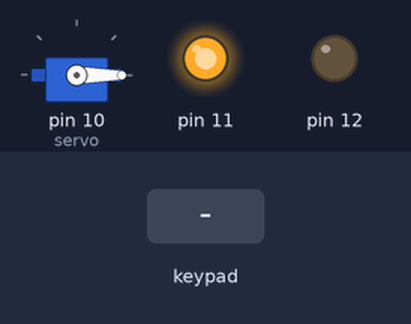
A sketch run on a simulated Arduino Uno, built with avr-gcc and run on an emulated ATmega328P. On the bench: servo, output pins drawn as LEDs (lit = HIGH). Inputs (shaded band) come from the test bench.

Above: at 1.2 s.
1.3 s: keypad keys 1 1 7 * pressed 0.4 s apart
At 3.2 s:
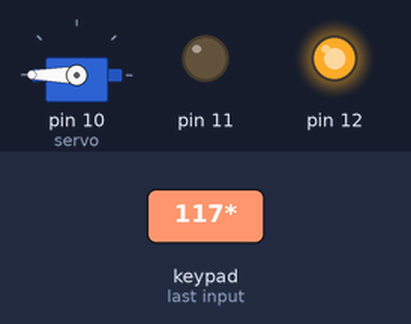
4.4 s: key '*' pressed
At 4.7 s:
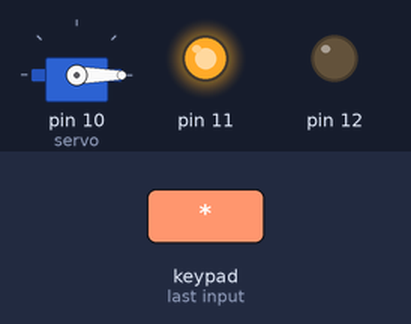
Timing chart, 0 to 7.4 s (numbered marks = the images above; inputs shaded):
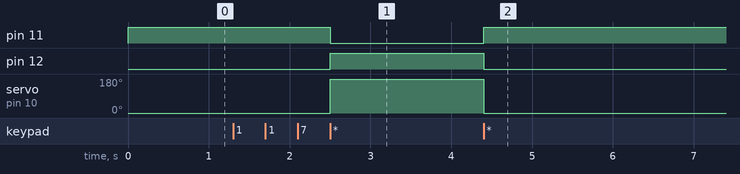

Measured:
- after the input at 1.3 s, pin 11: HIGH → LOW after 1.2 s; pin 12: LOW → HIGH after 1.2 s; servo on pin 10 (servo): 0° → 180° after 1.2 s
- after the input at 4.4 s, pin 11: LOW → HIGH at once; pin 12: HIGH → LOW at once; servo on pin 10 (servo): 180° → 0° at once

The sketch:

code.ino
```cpp
//Smart-Servo-Password-Lock
//AJAY DEV.K.H(EC25I2017)
#include <Keypad.h>
#include <Servo.h>

Servo servo;
const byte rows=4;
const byte columns=4;

char Key[rows][columns] = {
  {'1','2','3','A'},
  {'4','5','6','B'},
  {'7','8','9','C'},
  {'*','0','#','D'}
};

byte rowPins[rows] = {9, 8, 7, 6};
byte colPins[columns] = {5, 4, 3, 2};

Keypad keypad=Keypad(makeKeymap(Key),rowPins,colPins,rows,columns);

String password="117";
String input="";

void setup()
{
  pinMode(12,OUTPUT);
  pinMode(11,OUTPUT);
  Serial.begin(9600);
  digitalWrite(11,HIGH);
  servo.attach(10);
  servo.write(0);
}

void loop()
{
  char key=keypad.getKey();
  if(key){
    if(key=='*'){
      if(input==password){
        digitalWrite(12,HIGH);
        digitalWrite(11,LOW);
        servo.write(180);
      }
      else{
        digitalWrite(12,LOW);
        digitalWrite(11,HIGH);
        servo.write(0);
      }
      input="";
    }
    else if(key=='#'){
      input="";
    }
    else{
      input+=key;
    }
  }

}
```
